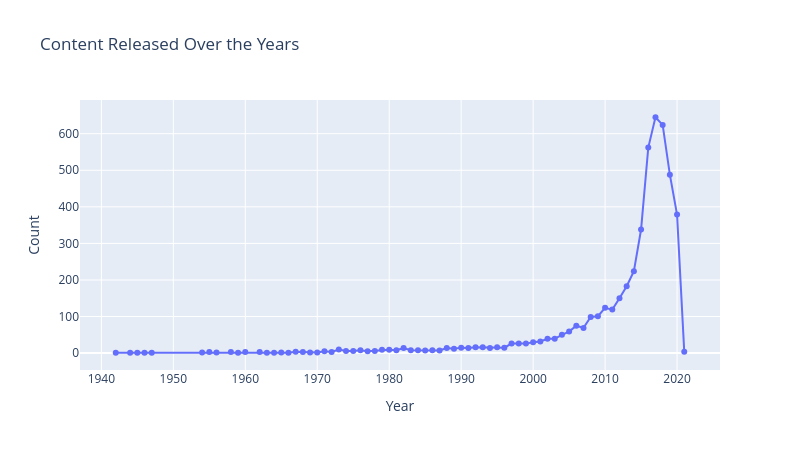

The cell this chart's notebook holds for it:
### Markdown cell above
#  Insight from Sunburst Chart: *Content Ratings by Type*

This sunburst chart visualizes the distribution of **content ratings across Movies and TV Shows** on Netflix.

###  Key Observations:

* **Movies dominate the content library**, as previously noted, and are spread across a broad range of ratings.
* The most common movie ratings are:

  * **TV-MA (Mature Audience)** – Indicates a high amount of mature content.
  * **TV-14** and **R** – Suggest a large share of teen and adult-oriented movies.
* **TV Shows** make up a very small portion of the total content, but most are also rated **TV-MA** and **TV-14**, targeting a more mature audience.
* **Family-friendly ratings** such as **TV-G, TV-Y, TV-Y7**, and **G** are minimally represented, mostly in the TV Show category.

###  Business Implications:

* Netflix appears to cater primarily to **adult and teen audiences**, with fewer options for **younger viewers or families**.
* This insight can guide **content acquisition or production strategies**:

  * Expand into underrepresented rating categories.
  * Balance mature and family-friendly content to widen market appeal.

### Code cell
# Content Added Over Years
yearly_counts = df['release_year'].value_counts().sort_index().reset_index()
yearly_counts.columns = ['Year', 'Count']
fig3 = px.line(yearly_counts, x='Year', y='Count', title='Content Released Over the Years',
               markers=True, width=800, height=450)
fig3.show()

### Figure 1 — Plotly figure (JSON) as saved in the notebook; plotly's stock layout.template omitted (floating-point values rounded to 4 significant figures)
{"data": [{"hovertemplate": "Year=%{x}<br>Count=%{y}<extra></extra>", "legendgroup": "", "line": {"color": "#636efa", "dash": "solid"}, "marker": {"symbol": "circle"}, "mode": "markers+lines", "name": "", "orientation": "v", "showlegend": false, "type": "scatter", "x": [1942, 1944, 1945, 1946, 1947, 1954, 1955, 1956, 1958, 1959, 1960, 1962, 1963, 1964, 1965, 1966, 1967, 1968, 1969, 1970, 1971, 1972, 1973, 1974, 1975, 1976, 1977, 1978, 1979, 1980, 1981, 1982, 1983, 1984, 1985, 1986, 1987, 1988, 1989, 1990, 1991, 1992, 1993, 1994, 1995, 1996, 1997, 1998, 1999, 2000, 2001, 2002, 2003, 2004, 2005, 2006, 2007, 2008, 2009, 2010, 2011, 2012, 2013, 2014, 2015, 2016, 2017, 2018, 2019, 2020, 2021], "xaxis": "x", "y": [1, 1, 1, 1, 1, 2, 3, 2, 3, 1, 3, 3, 1, 1, 2, 1, 4, 3, 2, 2, 5, 3, 10, 6, 6, 8, 5, 6, 9, 9, 8, 14, 8, 8, 7, 8, 7, 14, 12, 15, 14, 16, 16, 14, 16, 15, 26, 26, 26, 30, 32, 39, 39, 50, 59, 75, 69, 99, 101, 124, 119, 150, 183, 224, 338, 562, 645, 624, 488, 379, 4], "yaxis": "y"}], "layout": {"height": 450, "legend": {"tracegroupgap": 0}, "title": {"text": "Content Released Over the Years"}, "width": 800, "xaxis": {"anchor": "y", "autorange": true, "domain": [0, 1], "range": [1937.0, 2026.0], "title": {"text": "Year"}, "type": "linear"}, "yaxis": {"anchor": "x", "autorange": true, "domain": [0, 1], "range": [-46.17, 692.2], "title": {"text": "Count"}, "type": "linear"}}}
